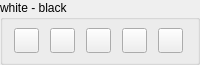
                    <widget class="QGroupBox" name="whiteBlack_Gb">
                     <property name="minimumSize">
                      <size>
                       <width>0</width>
                       <height>65</height>
                      </size>
                     </property>
                     <property name="maximumSize">
                      <size>
                       <width>16777215</width>
                       <height>65</height>
                      </size>
                     </property>
                     <property name="title">
                      <string>white - black</string>
                     </property>
                     <layout class="QHBoxLayout" name="horizontalLayout_10">
                      <property name="spacing">
                       <number>0</number>
                      </property>
                      <property name="leftMargin">
                       <number>0</number>
                      </property>
                      <property name="topMargin">
                       <number>0</number>
                      </property>
                      <property name="rightMargin">
                       <number>0</number>
                      </property>
                      <property name="bottomMargin">
                       <number>0</number>
                      </property>
                      <item>
                       <widget class="QPushButton" name="whiteColor_Btn">
                        <property name="minimumSize">
                         <size>
                          <width>25</width>
                          <height>25</height>
                         </size>
                        </property>
                        <property name="maximumSize">
                         <size>
                          <width>25</width>
                          <height>25</height>
                         </size>
                        </property>
                        <property name="text">
                         <string/>
                        </property>
                       </widget>
                      </item>
                      <item>
                       <widget class="QPushButton" name="silverColor_Btn">
                        <property name="minimumSize">
                         <size>
                          <width>25</width>
                          <height>25</height>
                         </size>
                        </property>
                        <property name="maximumSize">
                         <size>
                          <width>25</width>
                          <height>25</height>
                         </size>
                        </property>
                        <property name="text">
                         <string/>
                        </property>
                       </widget>
                      </item>
                      <item>
                       <widget class="QPushButton" name="grayColor_Btn">
                        <property name="minimumSize">
                         <size>
                          <width>25</width>
                          <height>25</height>
                         </size>
                        </property>
                        <property name="maximumSize">
                         <size>
                          <width>25</width>
                          <height>25</height>
                         </size>
                        </property>
                        <property name="text">
                         <string/>
                        </property>
                       </widget>
                      </item>
                      <item>
                       <widget class="QPushButton" name="boulderColor_Btn">
                        <property name="minimumSize">
                         <size>
                          <width>25</width>
                          <height>25</height>
                         </size>
                        </property>
                        <property name="maximumSize">
                         <size>
                          <width>25</width>
                          <height>25</height>
                         </size>
                        </property>
                        <property name="text">
                         <string/>
                        </property>
                       </widget>
                      </item>
                      <item>
                       <widget class="QPushButton" name="blackColor_Btn">
                        <property name="minimumSize">
                         <size>
                          <width>25</width>
                          <height>25</height>
                         </size>
                        </property>
                        <property name="maximumSize">
                         <size>
                          <width>25</width>
                          <height>25</height>
                         </size>
                        </property>
                        <property name="text">
                         <string/>
                        </property>
                       </widget>
                      </item>
                     </layout>
                    </widget>
